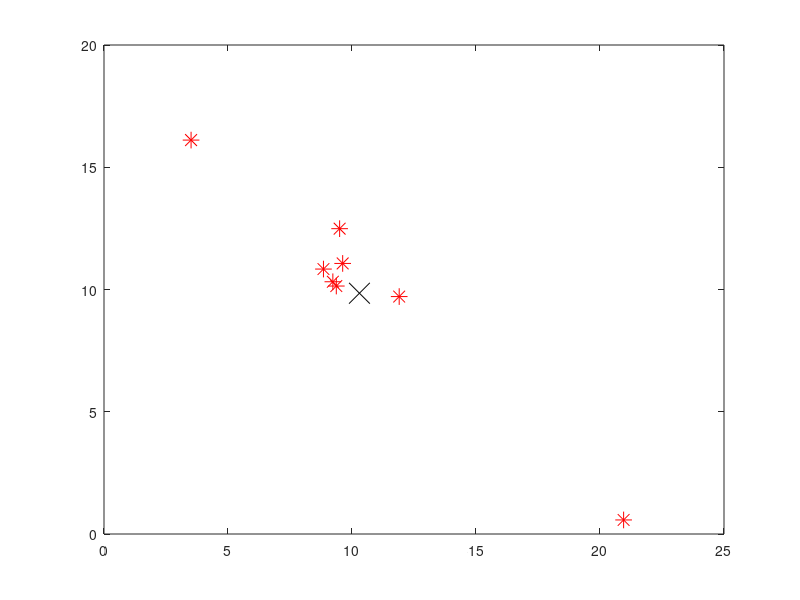

The MATLAB source for this figure: (Note: this script raises an error after producing the figure.)
%%%%%%%%%%%%%%%%%%%%%%%%%%%%%%%%%%%%%%%%%%%%%%%%%%%%%%
%                   ASEN 5070-Problem 4
% 
% Zach Dischner
%   Exam 3
%       Problem 4
% 
% 
% 
% Solves and answers questions relating to problem 4 of the STATOD final
% exam
% 
% 
%%%%%%%%%%%%%%%%%%%%%%%%%%%%%%%%%%%%%%%%%%%%%%%%%%%%%%

%% Prepare Workspace
clc;clear all;close all

%% Load Data
tmp=load('Exam3_Problem4_data.txt');

%% Form into useful datasets
for ii=1:8
    data(ii).xy = tmp(ii,2:3);
    x(ii) = tmp(ii,2);
    y(ii) = tmp(ii,3);
    data(ii).P  = reshape(tmp(ii,4:end),2,2);
    data(ii).sigma = data(ii).P(1,1)^.5;
end


%% a - Find best guess of xhat, and covariance matrix
sumP_inv=0;
sumx=0;
xhat = [0 0]';
for ii=1:8
    sumP_inv = sumP_inv + inv(data(ii).P);
    sumx = sumx + inv(data(ii).P)*data(ii).xy';
end

xhat = inv(sumP_inv)*sumx;
Pfinal = inv(sumP_inv);

fprintf('The guess for xhat is: [%3.3f,%3.3f]',xhat(1),xhat(2))
fprintf('\n\nWith a covariance matrix of:  [%3.3f,%3.3f]',Pfinal(1),Pfinal(2))
fprintf('\n..............................[%3.3f,%3.3f]\n',Pfinal(3),Pfinal(4))
  


%% b - Plot points and ellipses
figure
plot(x,y,'r*','MarkerSize',12)
hold on
for ii = 1:8
%     error_ellipse(data(ii).P,[data(ii).xy]);
end
plot(xhat(1),xhat(2),'xk','MarkerSize',15)

cov_ellipse(Pfinal,xhat(1),xhat(2),'G');
cov_ellipse(Pfinal*2^2,xhat(1),xhat(2),'m');
cov_ellipse(Pfinal*3^2,xhat(1),xhat(2),'r');
% error_ellipse(Pfinal,xhat)
% lines = sort(findobj(gca,'Type','line'));
% set(lines(end),'color','green')
% 
% 
% error_ellipse(Pfinal*4,xhat)
% lines = sort(findobj(gca,'Type','line'));
% set(lines(end),'color','magenta')
% 
% error_ellipse(Pfinal*9,xhat)
% lines = sort(findobj(gca,'Type','line'));
% set(lines(end),'color','red')

legend('$\hat{x}_i$','$\hat{x}_{comb}$','$1-\sigma$','$2-\sigma$','$3-\sigma$')
xlabel('x');ylabel('y');title('Problem 4b - Combined $\hat{x}$ Estimate')

% 1sigma, 2sigma,3sigma are given by :
%   error_ellipse(P*1)
%   error_ellipse(P*4)
%   error_ellipse(P*9)

   

%% C - Look at x_6
xhat2 = xhat - xhat;
xhat6 =[x(6),y(6)]' - xhat;
figure
plot(xhat6(1),xhat6(2),'r*','MarkerSize',12)
hold on
plot(xhat2(1),xhat2(2),'xk','MarkerSize',15)

% error_ellipse(Pfinal,xhat2)
% lines = sort(findobj(gca,'Type','line'));
% set(lines(end),'color','green')
% 
% error_ellipse(Pfinal*4,xhat2)
% lines = sort(findobj(gca,'Type','line'));
% set(lines(end),'color','magenta')
% 
% error_ellipse(Pfinal*9,xhat2)
% lines = sort(findobj(gca,'Type','line'));
% set(lines(end),'color','red')
cov_ellipse(Pfinal,xhat2(1),xhat2(2),'G');
cov_ellipse(Pfinal*2^2,xhat2(1),xhat2(2),'m');
cov_ellipse(Pfinal*3^2,xhat2(1),xhat2(2),'r');

a= Pfinal(1,1)^.5;
b=Pfinal(2,2)^.5;


% Get U, the rotation vector
% xhat6=[x(6),y(6)]';
[vec,val]=eigs(Pfinal);
U=vec;
%Rotate point into principle axis
xhat6prime = U'*xhat6;
% xhat6prime = -[xhat6prime(2),xhat6prime(1)]' + xhat;
plot(xhat6prime(1) ,xhat6prime(2),'b*','Markersize',12)

% Scale
a= Pfinal(1,1)^.5;
b=Pfinal(2,2)^.5;

delsigx = (xhat6prime(1))/a;
delsigy = (xhat6prime(2))/b;

nsigma = sqrt(delsigx^2 + delsigy^2);

cov_ellipse(Pfinal*nsigma^2,xhat2(1),xhat2(2),'y')

% error_ellipse(Pfinal*13.157268^2,xhat2)
% lines = sort(findobj(gca,'Type','line'));
% set(lines(end),'color','yellow')


phi = atan2(U(2,1),U(1,1));
dist = norm(xhat6-xhat2);
delx = dist*U(1,1);
dely = dist*(U(1,2));
delsigx = delx/a;
delsigy=dely/b;
delsigma = norm([delsigx delsigy]);

th=atan2(xhat6prime(2),xhat6prime(1));
rel=th-phi;
d=norm(xhat6prime);
delx=d*cos(rel);
dely=d*sin(rel);
delxstd=delx/a;
delystd=dely/b;

delstd = sqrt(delxstd^2 + delystd^2);


% plot principle axis
quiver([xhat2(1),xhat2(1)]',[xhat2(2) xhat2(2)]',vec(:,2),vec(:,1),6)

legend('$\hat{x}_6$','$\hat{x}_{comb}$','$1-\sigma$','$2-\sigma$','$3-\sigma$','$\hat{x}_6''$ Rel to $\hat{x}_{comb}$','15.78-$\sigma$','Principle Axes','location','best')
xlabel('x');ylabel('y');title('Problem 4c - Combined $\hat{x}$ Estimate')

fprintf('\n\nxhat6 is %3.3f STD from xhat in X',delxstd);
fprintf('\nxhat6 is %3.3f STD from xhat in Y',delystd);
fprintf('\nFor a total sigma distance of %3.3f\n\n',delstd)


%% d - find dist from x6 to xhat
xhat6 =[x(6),y(6)]' - [x(6),y(6)]';
xhat2 = xhat - [x(6);y(6)];

P6 = data(6).P;
figure
plot(xhat6(1),xhat6(2),'r*','MarkerSize',12)
hold on
plot(xhat2(1),xhat2(2),'xk','MarkerSize',15)

cov_ellipse(P6,xhat6(1),xhat6(2),'g')
% error_ellipse(P6,xhat6)
% lines = sort(findobj(gca,'Type','line'));
% set(lines(end),'color','green')

a= P6(1,1)^.5;
b= P6(2,2)^.5;

[vec,val]=eigs(P6);
U=vec;
phi = atan2(U(2,1),U(1,1));
% dist = norm(xhat-xhat6);
% delx = dist*U(1,1);
% dely = dist*(U(1,2));
% delsigx = delx/a;
% delsigy=dely/b;
del=U'*[xhat2-xhat6];

xrel=del(1)*cos(phi);
yrel=del(2)*sin(phi);
delsigx=xrel/a;
delsigy=yrel/b;
delsigma = norm([delsigx delsigy]);

xhat2prime = U'*(xhat2);
th=atan2(xhat2prime(2),xhat2prime(1));
rel=th-phi;
d=norm(xhat2prime);
delx=d*cos(rel);
dely=d*sin(rel);
delxstd=delx/a;
delystd=dely/b;

delstd = sqrt(delxstd^2 + delystd^2);

cov_ellipse(P6*delstd^2,xhat6(1),xhat6(2),'y');
% error_ellipse(P6*delstd^2,xhat6)
% lines = sort(findobj(gca,'Type','line'));
% set(lines(end),'color','yellow')
quiver([xhat6(1),xhat6(1)]',[xhat6(2) xhat6(2)]',vec(:,2),vec(:,1),6)
fprintf('\n\nxhat6 is %3.3f STD from xhat in X',delxstd);
fprintf('\nxhat6 is %3.3f STD from xhat in Y',delystd);
fprintf('\nFor a total sigma distance of %3.3f\n\n',delstd)

legend('$\hat{x}_6$','$\hat{x}_{comb}$','$1-\sigma$','1.336-$\sigma$','Principal Axes','location','best')


%% e - The plot for all covariance matrices
figure
hold on
cmap = hsv(9);
for ii = 1:8
    plot(x(ii),y(ii),'.','Color',cmap(ii,:))
%     error_ellipse(data(ii).P,[data(ii).xy]);
%     lines = sort(findobj(gca,'Type','line'));
%     set(lines(end),'color',cmap(ii,:))
    cov_ellipse(data(ii).P,x(ii),y(ii),cmap(ii,:));
end

plot(xhat(1),xhat(2),'xk','MarkerSize',15)
% error_ellipse(Pfinal,xhat);
cov_ellipse(Pfinal,xhat(1),xhat(2),cmap(9,:));
lines = sort(findobj(gca,'Type','line'));
% set(lines(end),'color',cmap(9,:))
set(lines(end),'linewidth',3)

title('Problem 4e - All Probability Ellipsoids')

legend('$\hat{x}_1$','$P_1$','$\hat{x}_2$','$P_2$','$\hat{x}_3$','$P_3$',...
        '$\hat{x}_4$','$P_4$','$\hat{x}_5$','$P_5$','$\hat{x}_6$','$P_6$','$\hat{x}_7$',...
        '$P_7$','$\hat{x}_8$','$P_8$','$\hat{x}_{comb}$','$P_{\hat{x}_{comb}}$','location','best')
    
    
    

%% g - Monte Carlo
figure
hold on
plot(xhat(1),xhat(2),'xk','MarkerSize',15)
% error_ellipse(Pfinal,xhat);
% 
% error_ellipse(Pfinal*4,xhat);
% lines = sort(findobj(gca,'Type','line'));
% set(lines(end),'color','yellow')
% 
% error_ellipse(Pfinal*9,xhat);
% lines = sort(findobj(gca,'Type','line'));
% set(lines(end),'color','red')
cov_ellipse(Pfinal,xhat(1),xhat(2),'b');
cov_ellipse(Pfinal*2^2,xhat(1),xhat(2),'y');
cov_ellipse(Pfinal*3^2,xhat(1),xhat(2),'r');


S = (chol(Pfinal))';
x_montbar = [0;0];
P_mont = [0 0;0 0];
for ii = 1:10000
    e=randn(2,1);
    x_mont(:,ii)=(S'*e)+xhat;
    x_montbar = (x_montbar + x_mont(:,ii))/2;
    P_mont = (P_mont + (x_mont(:,ii) -x_montbar)*(x_mont(:,ii)-x_montbar)')/2; 
end
plot(x_mont(1,:),x_mont(2,:),'k.','markersize',1)

plot(x_montbar(1),x_montbar(2),'og','Markersize',15)


cov_ellipse(P_mont,x_montbar(1),x_montbar(2),'G');
% error_ellipse(P_mont,x_montbar);
% lines = sort(findobj(gca,'Type','line'));
% set(lines(end),'color','green')

% x_montbar = sum(x_mont,2)/ii;

legend('$\hat{x}_{comb}$','1-$\sigma$','2-$\sigma$','3-$\sigma$','Monte Carlo Iter','$\bar{x}$','$P_{MonteCarlo}$','location','best')
    
    





% [evecs,evals] = eig([Pfinal,[0;0];[0 0 0]]);
% semi(1) = sqrt(evals(1,1));
% semi(2) = sqrt(evals(2,2));
% semi(3) = sqrt(evals(3,3));
% semi = sort(semi);
% semi = semi([3,2,1]);
% plotEllipsoid(evecs,semi)
    
